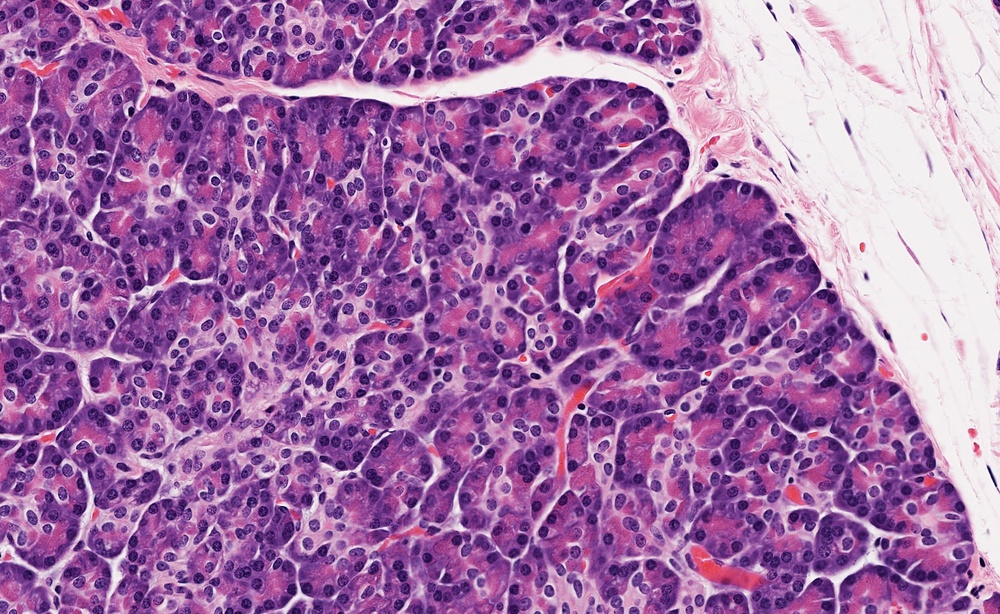
#> input picture ip images/slide1.jpg, 1000 x 614 px, shrunk from 2266 x 1391 before the run, found by its file name
$ python 'comparison enhancements.py'
#> lines starting #> are read from the running program, lines starting #| are printed output that depends on the picture; after the words box and inside, x2 and y2 are one past the last pixel; in counts of white or black regions, pixels touching at a corner belong together
import cv2
import matplotlib.pyplot as plt
import numpy as np

img = cv2.imread('ip images/slide1.jpg',0) #load images
#apply various in-built OpenCV thresholding functions to the image
ret,thresh1 = cv2.threshold(img,100,255,cv2.THRESH_BINARY)
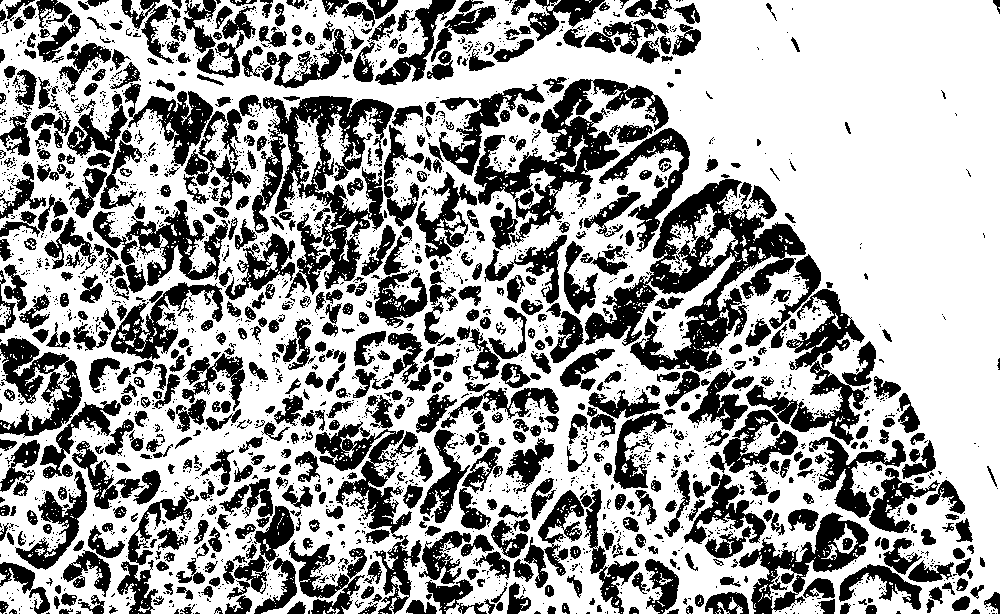
#> thresh1: shape (614, 1000); 63.4% white; 2505 black regions (1820 under 20 px), largest, box (x1, y1, x2, y2) and area: (584, 179, 806, 372) 14447, (252, 96, 394, 298) 10763, (474, 79, 669, 247) 8666
ret,thresh2 = cv2.threshold(img,100,255,cv2.THRESH_BINARY_INV)
ret,thresh3 = cv2.threshold(img,100,255,cv2.THRESH_TRUNC)
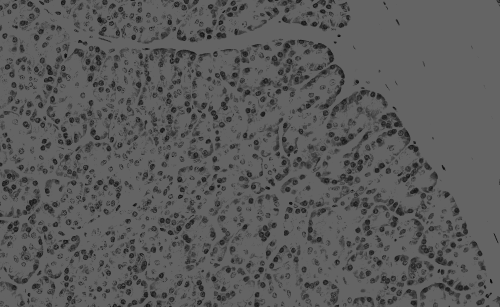
#> thresh3: shape (614, 1000) (shown at 1/2 size); min 2, max 100, mean 89.7
ret,thresh4 = cv2.threshold(img,100,255,cv2.THRESH_TOZERO)
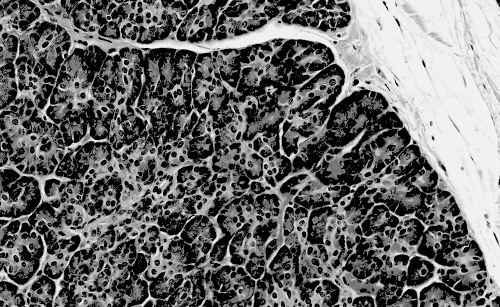
#> thresh4: shape (614, 1000) (shown at 1/2 size); min 0, max 255, mean 106.6
ret,thresh5 = cv2.threshold(img,100,255,cv2.THRESH_TOZERO_INV)
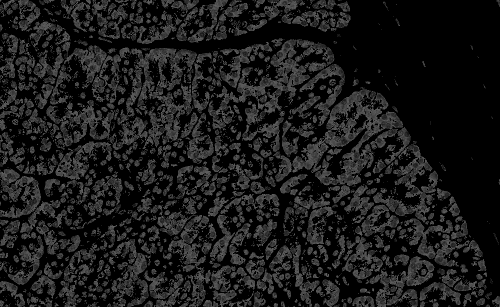
#> thresh5: shape (614, 1000) (shown at 1/2 size); min 0, max 100, mean 26.3
titles = ['Greyscaling','Binary thresholding','Inverse binary thresholding','Truncate thresholding','Thresholding to zero','Inverse thresholding to zero']
images = [img, thresh1, thresh2, thresh3, thresh4, thresh5]
#iteratively plot the images
for i in range(6):
    plt.figure(figsize = (30,30))
    plt.subplot(3,3,i+1),plt.imshow(images[i],'gray',vmin=0,vmax=255)
    plt.title(titles[i])
    plt.xticks([]),plt.yticks([])
plt.show()

#ret, thresh = cv2.threshold(img,0,255,cv2.THRESH_BINARY_INV+cv2.THRESH_OTSU)

imginv = (255-img) #digital negative of original image
equ = cv2.equalizeHist(img) #histogram equaliation
equinv = (255-equ)#digital negative of equalized image
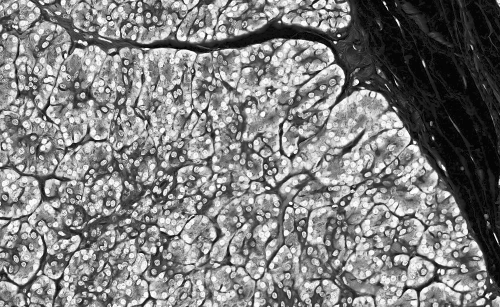
#> equinv: shape (614, 1000) (shown at 1/2 size); min 0, max 255, mean 126.6

plt.figure(figsize = (10,10))
plt.imshow(equ,'gray',vmin=0,vmax=255)
plt.title('Histogram equalization')
plt.show()

plt.figure(figsize = (10,10))
plt.imshow(equinv,'gray',vmin=0,vmax=255)
plt.title('Inverted histogram equalization')
plt.xticks([]),plt.yticks([])
plt.show()

plt.figure(figsize = (10,10))
plt.imshow(imginv,'gray',vmin=0,vmax=255)
plt.title('Inverted greyscale image')
plt.xticks([]),plt.yticks([])
plt.show()

img = cv2.imread('slide1.jpg',0)
clahe = cv2.createCLAHE(clipLimit=2.0, tileGridSize=(8,8)) #create a contrast limited adaptive histograme (CLAHE) function
cl1 = clahe.apply(img)
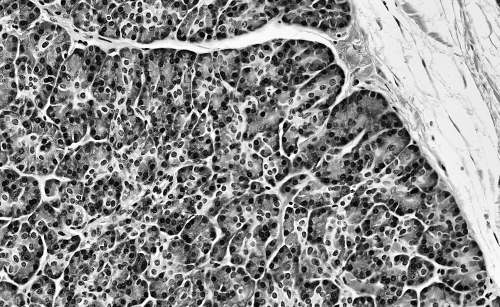
#> cl1: shape (614, 1000) (shown at 1/2 size); min 0, max 255, mean 139.8
plt.figure(figsize = (10,10))
plt.imshow(cl1,'gray',vmin=0,vmax=255)
plt.title('CLAHE (Contrast Limited Adaptive Histogram Equalization)')
plt.xticks([]),plt.yticks([])
plt.show()

cl2 = (255-cl1) #digital negative of CLAHE image
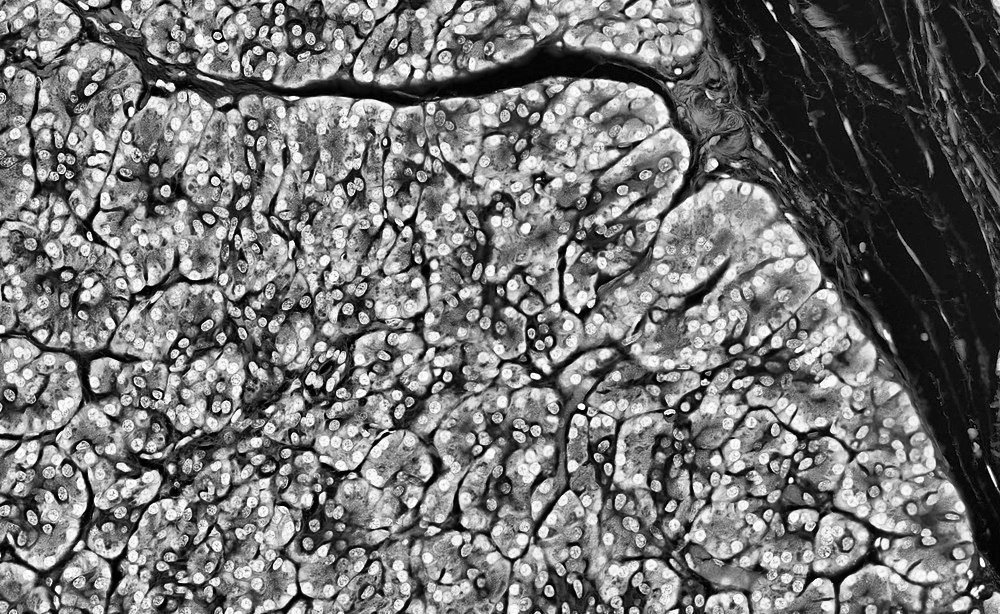
#> cl2: shape (614, 1000); min 0, max 255, mean 115.2
plt.figure(figsize = (10,10))
plt.imshow(cl2,'gray',vmin=0,vmax=255)
plt.title('Inverted CLAHE')
plt.xticks([]),plt.yticks([])
plt.show()

$ run again, with ip images/slide10.jpg copied over ip images/slide1.jpg
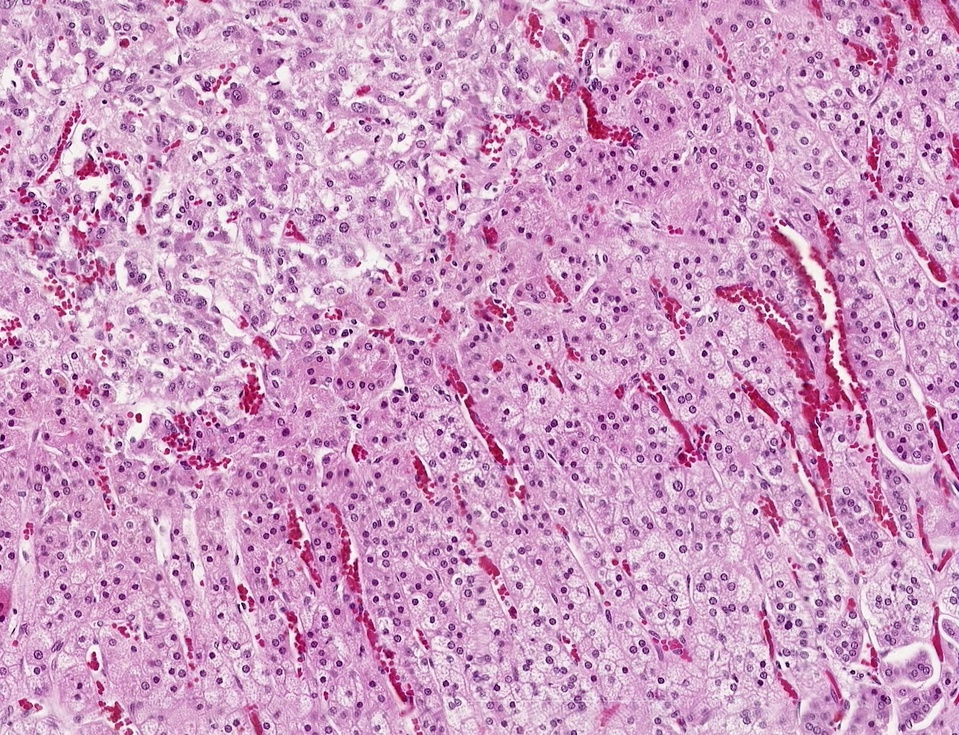
#> input picture ip images/slide10.jpg, 959 x 735 px, shrunk from 1791 x 1373 before the run, found by its file name
#> `ret,thresh1 = cv2.threshold(img,100,255,cv2.THRESH_BINARY)`:
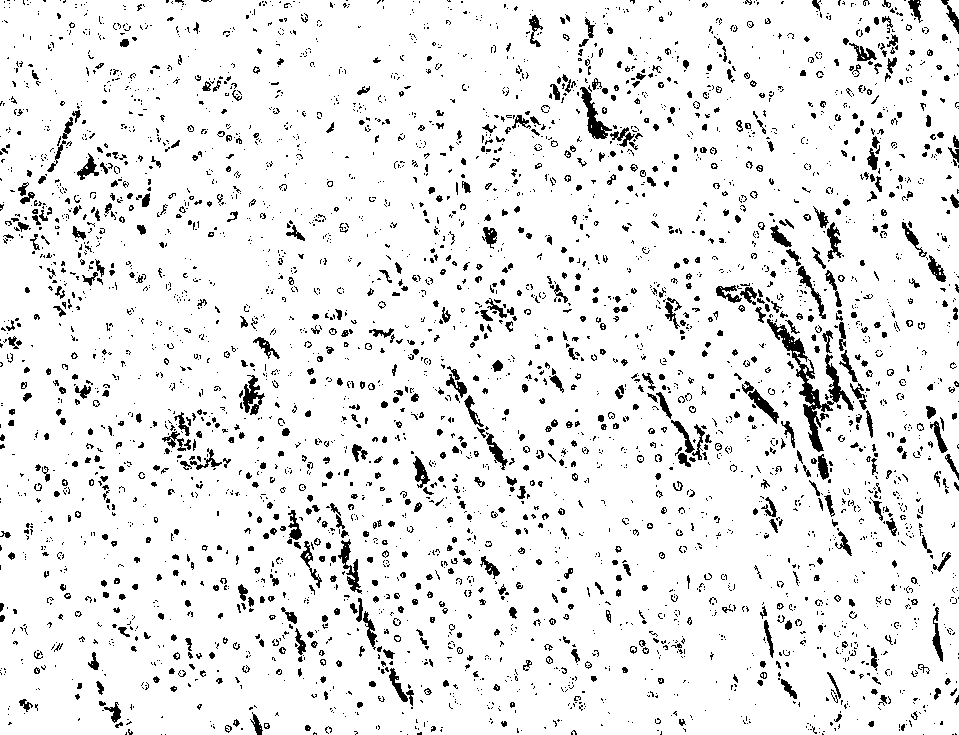
#> thresh1: shape (735, 959); 92.1% white; 4008 black regions (3103 under 20 px), largest, box (x1, y1, x2, y2) and area: (767, 319, 854, 452) 1962, (580, 87, 612, 139) 545, (338, 539, 362, 594) 424
#> `cl2 = (255-cl1)`:
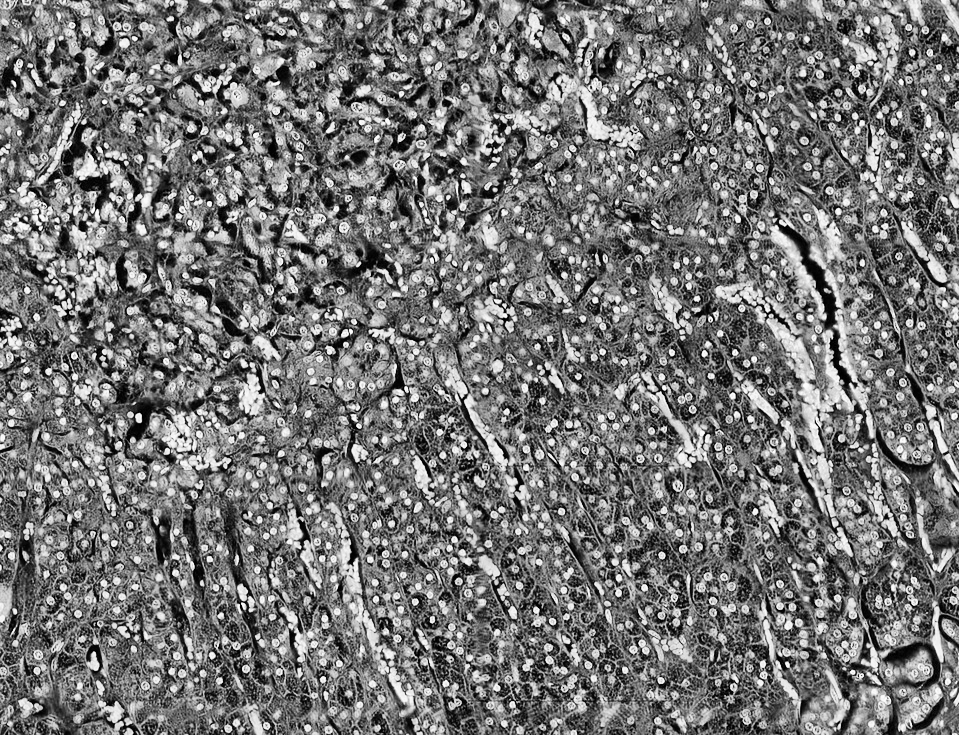
#> cl2: shape (735, 959); min 0, max 255, mean 116.3

$ run again, with ip images/slide2.jpg copied over ip images/slide1.jpg
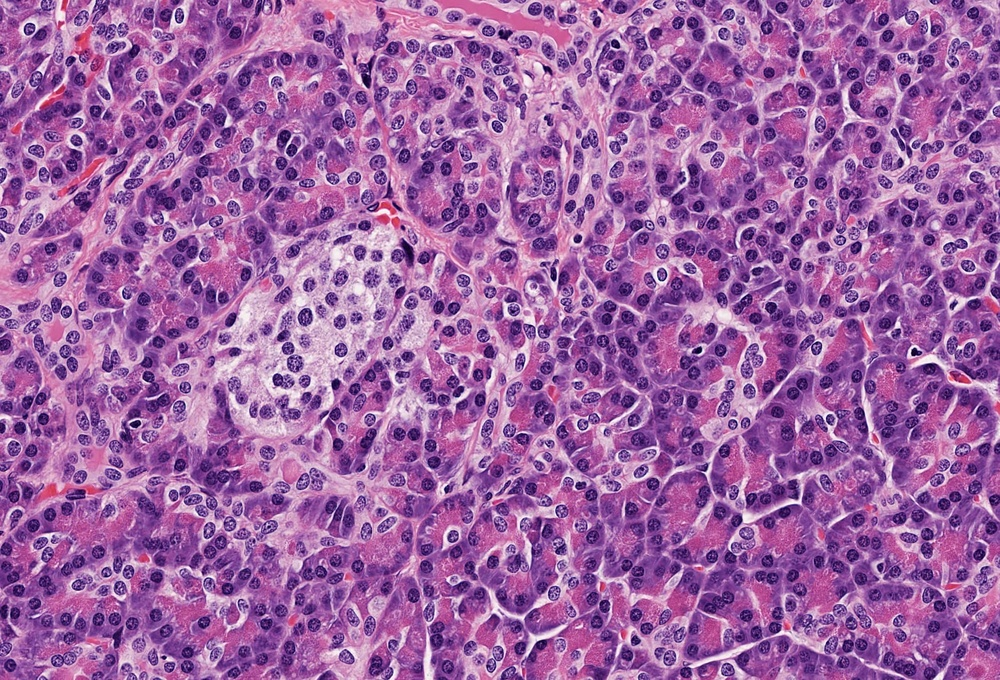
#> input picture ip images/slide2.jpg, 1000 x 680 px, shrunk from 2003 x 1363 before the run, found by its file name
#> `ret,thresh1 = cv2.threshold(img,100,255,cv2.THRESH_BINARY)`:
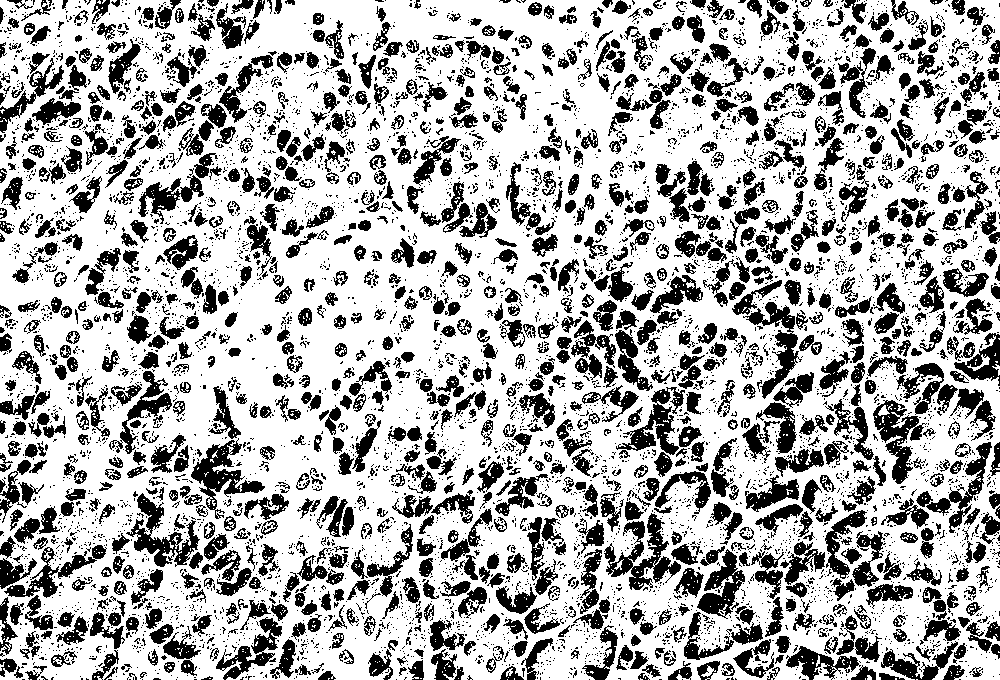
#> thresh1: shape (680, 1000); 68.9% white; 6471 black regions (5246 under 20 px), largest, box (x1, y1, x2, y2) and area: (604, 513, 681, 590) 2151, (191, 438, 265, 519) 1867, (126, 493, 200, 567) 1834
#> `cl2 = (255-cl1)`:
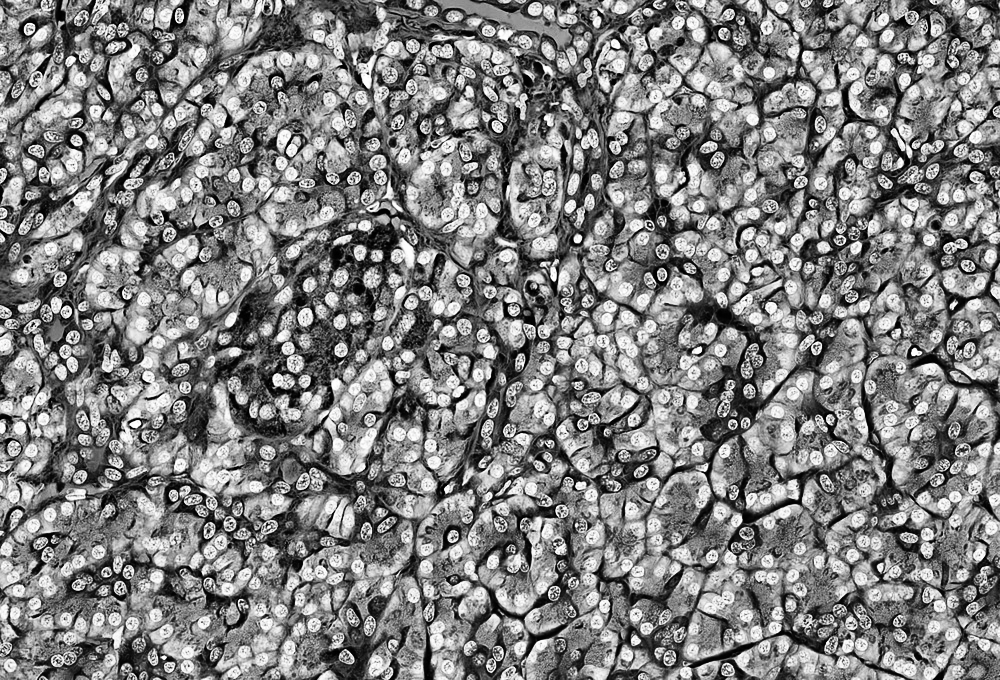
#> cl2: shape (680, 1000); min 0, max 255, mean 127.1
